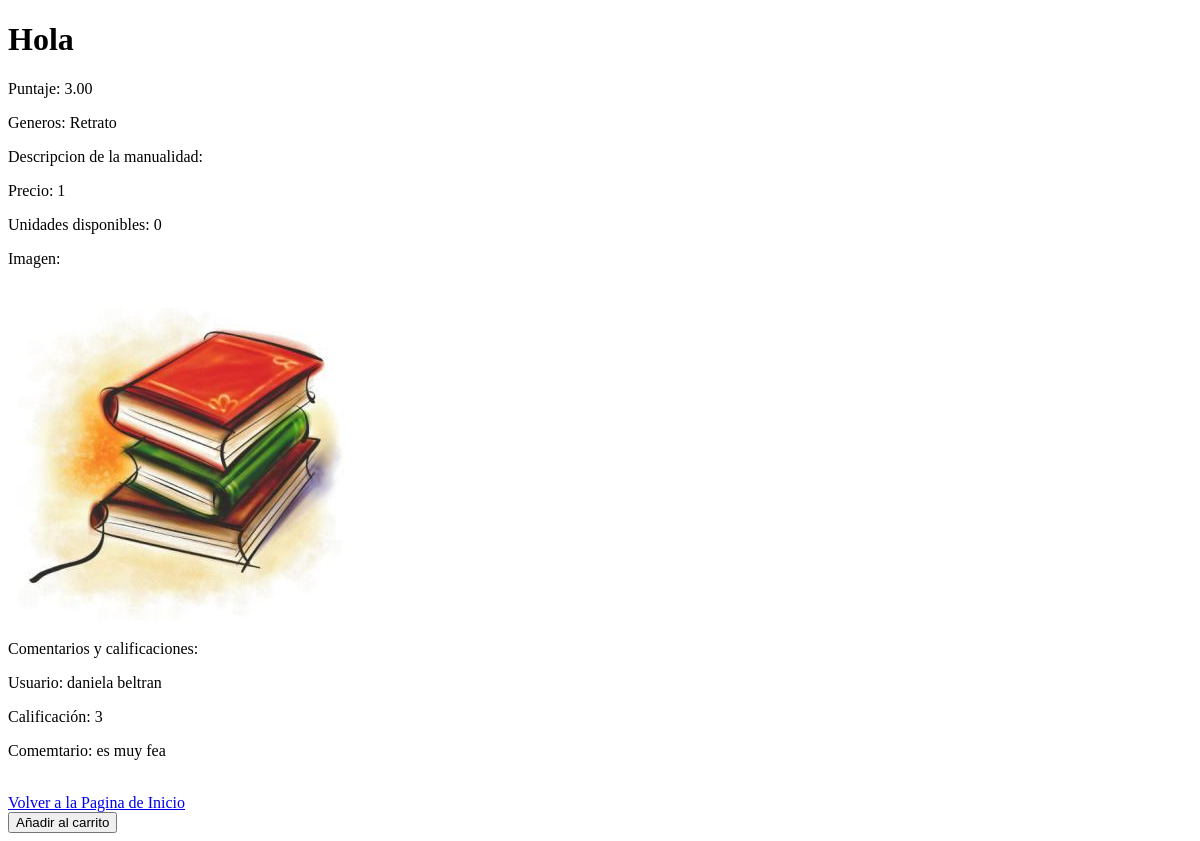
The page /Producto/ContenidoManualidad/2 (signed in) on the database as committed earlier.
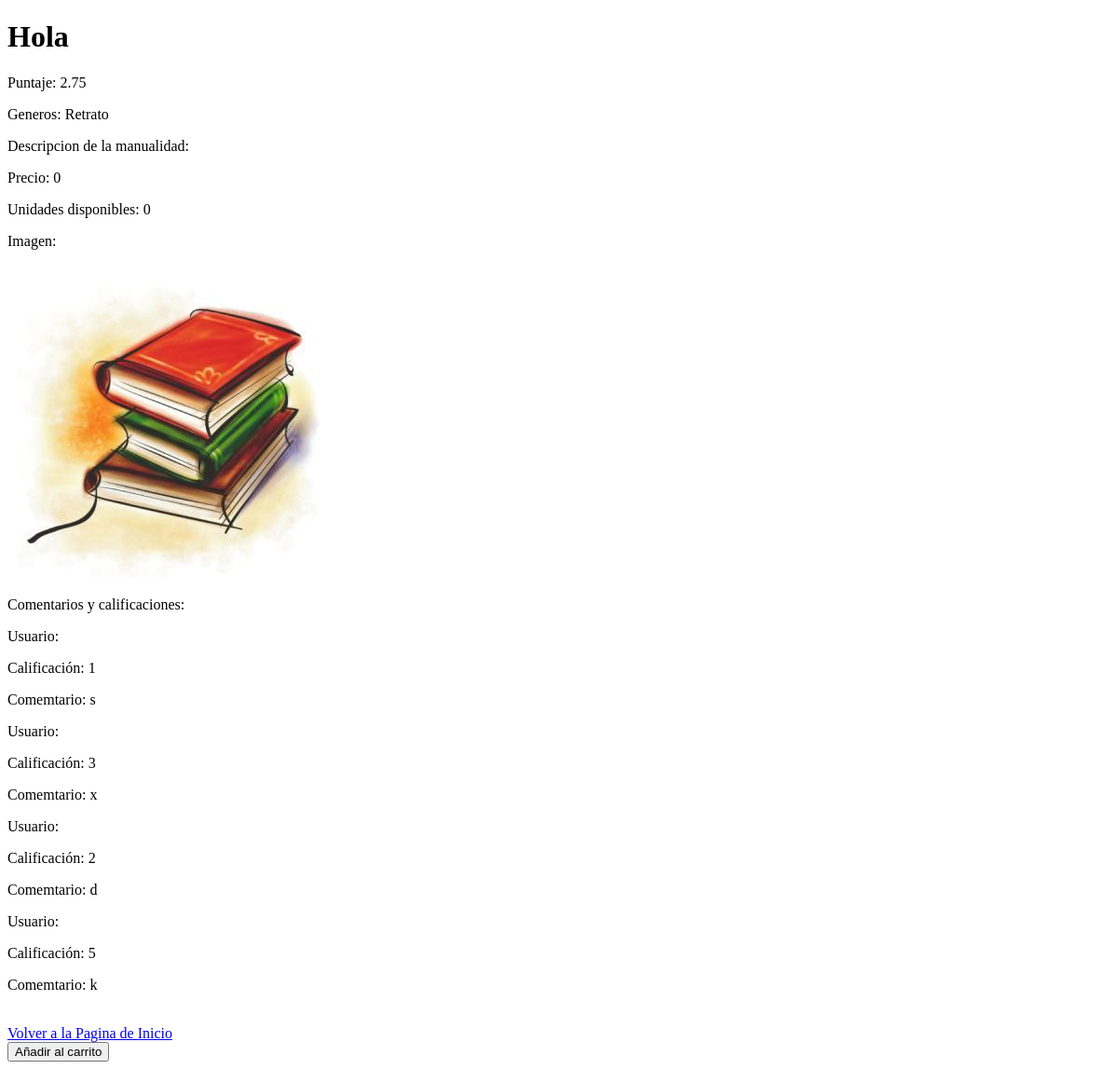
The same page on the database as committed later.
### homePage/models.py (models this page shows, shortened)
class contenidoManualidad(models.Model):
	user=models.ForeignKey(User,on_delete=models.SET_NULL, null=True)
	title=models.CharField(max_length=50)
	existencias=models.IntegerField(default=0)
	descripcion=models.TextField(max_length=150)
	genero= models.ManyToManyField(GeneroManualidad)
	precioV=models.IntegerField(default=0)
	imagen=models.ImageField(upload_to='images/manualidades/covers/',default='images/manualidades/covers/default.jpg', null=True,blank=True )
	puntaje=models.DecimalField(max_digits=5, decimal_places=2, blank=True, null=True)
	canticomp=models.IntegerField(default=0)

class GeneroManualidad(models.Model):
	nombre=models.CharField(max_length=50)
	def __str__(self):
		return'{}'.format(self.nombre)

class Comentario(models.Model):
		manu = models.ForeignKey(contenidoManualidad, on_delete=models.SET_NULL,null=True)
		califi=models.IntegerField(default=0)
		comentario=models.TextField(max_length=150,default="")
		usuarioComentador=models.ForeignKey (infousuario,on_delete=models.SET_NULL, null=True)

class infousuario(models.Model):
	balance= models.IntegerField(default=0)
	user= models.OneToOneField (User,on_delete=models.CASCADE)
	aficiones= models.ManyToManyField(Aficion, blank=True)
	es_CreadorDeContenido= models.BooleanField(default=False)
	profile_img=models.ImageField(upload_to='images/profile/',default='images/profile/perfilb.jpg',null=False,blank=False)
	es_Nada= models.BooleanField(default=False)
	def __str__(self):
		return'{}'.format(self.user.first_name + ' '+self.user.last_name)

### homePage/views.py (the view, shortened to what this page needs)
# urls.py: path('Producto/ContenidoManualidad/<int:primaryKey>', views.mostrarManualidad),
@login_required(login_url='/')
def mostrarManualidad(request,primaryKey):
	print(primaryKey)
	try:
		print("hola")
		usuario= infousuario.objects.get(user = request.user)
		Manualidad=contenidoManualidad.objects.get(pk=primaryKey)
		comenn=Comentario.objects.filter(manu=Manualidad)
		com=[]
		for cc in comenn:
			if(cc is not None):
				com.append(cc)
		print(usuario.user.username)
	except:
		raise Http404
	return render(request, 'mostrarManualidad.html' ,{'Manualidad':Manualidad,'com':com,'usuario':usuario})

### homePage/templates/mostrarManualidad.html (shortened to what this page needs)
<!DOCTYPE html>
<html>
<head>
</head>
<body>
<h1>{{Manualidad.title}}</h1>
<p>Puntaje: {{Manualidad.puntaje}}</p>
<p>Generos: {% for genero in Manualidad.genero.all %}{{genero}} <br/> {% endfor %}</p>
<p>Descripcion de la manualidad: {{Manualidad.title.Descripcion}}</p>
<p>Precio: {{Manualidad.precioV}}</p>
<p>Unidades disponibles: {{Manualidad.existencias}}</p>
<p> Imagen: </p><img src="{{Manualidad.imagen.url}}">
<p>Comentarios y calificaciones: </p>
{% for comi in com %}
<p>Usuario: {{comi.usuarioComentador}}</p>
<p>Calificación: {{comi.califi}}</p>
<p>Comemtario: {{comi.comentario}} <br/> {% endfor %}</p>
<br/>
<a href="/HomePage">Volver a la Pagina de Inicio</a>
<tbody>
{% if Manualidad.user.username == usuario.user.username %}
	<td><a href="Editar/{{Manualidad.pk}}">editar</td>
{% else %}
<form method="get">
	<input type="submit" value="Añadir al carrito" name="carrito">
</form>
</tbody>
{% endif %}
</body>
</html>

Rows that differ between the two databases and show on the page:
removed Comentario: usuarioComentador "daniela beltran", califi "3", comentario "es muy fea"
changed contenidoManualidad "Hola": puntaje "3.00" → "2.75"; precioV "1" → "0"
added Comentario: califi "1", comentario "s"
added Comentario: califi "3", comentario "x"
added Comentario: califi "2", comentario "d"
added Comentario: califi "5", comentario "k"
